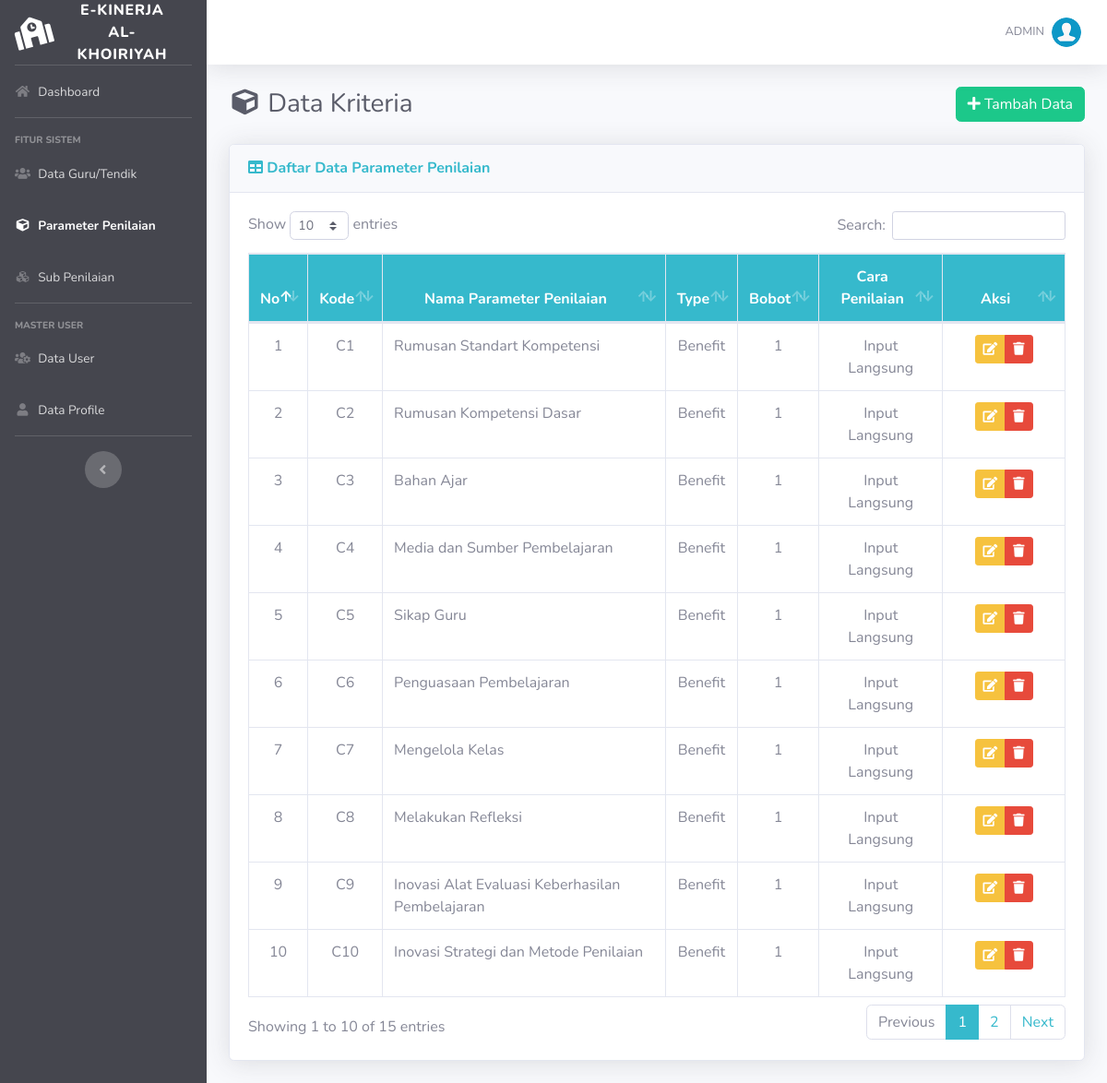
The app's page /list-kriteria.php (signed in) with its own data.
### tables this page shows
CREATE TABLE `kriteria` (
  `id_kriteria` int(11) NOT NULL,
  `kode_kriteria` varchar(10) NOT NULL,
  `nama` varchar(50) NOT NULL,
  `type` enum('Benefit','Cost') NOT NULL,
  `bobot` float NOT NULL,
  `ada_pilihan` tinyint(1) DEFAULT NULL,
  `id_variabel` int(11) NOT NULL
);

### list-kriteria.php (the view, shortened to what this page needs)
<?php
require_once('includes/init.php');
require_once('template/header.php');
?>
<div class="d-sm-flex align-items-center justify-content-between mb-4">
	<h1 class="h3 mb-0 text-gray-800"><i class="fas fa-fw fa-cube"></i> Data Kriteria</h1>
	<a href="tambah-kriteria.php" class="btn btn-success"> <i class="fa fa-plus"></i> Tambah Data </a>
</div>
<div class="card shadow mb-4">
	<div class="card-header py-3">
		<h6 class="m-0 font-weight-bold text-info"><i class="fa fa-table"></i> Daftar Data Parameter Penilaian</h6>
	</div>
	<div class="card-body">
		<div class="table-responsive">
			<table class="table table-bordered" id="dataTable" width="100%" cellspacing="0">
				<thead class="bg-info text-white">
					<tr align="center">
						<th>No</th>
						<th>Kode</th>
						<th>Nama Parameter Penilaian</th>
						<th>Type</th>
						<th>Bobot</th>
						<th>Cara Penilaian</th>
						<th width="15%">Aksi</th>
					</tr>
				</thead>
				<tbody>
					<?php
					$no = 1;
					$query = mysqli_query($koneksi, "SELECT *
						FROM kriteria
						ORDER BY CAST(SUBSTRING(kode_kriteria, 2) AS UNSIGNED), kode_kriteria ASC;
						");
					while ($data = mysqli_fetch_array($query)):
					?>
						<tr align="center">
							<td><?php echo $no; ?></td>
							<td><?php echo $data['kode_kriteria']; ?></td>
							<td align="left"><?php echo $data['nama']; ?></td>
							<td><?php echo $data['type']; ?></td>
							<td><?php echo $data['bobot']; ?></td>
							<td>
								<?php
								switch ($data['ada_pilihan']) {
									case 0:
										echo 'Input Langsung';
										break;
								}
								?>
							</td>
							<td>
								<div class="btn-group" role="group">
									<a data-toggle="tooltip" data-placement="bottom" title="Edit Data" href="edit-kriteria.php?id=<?php echo $data['id_kriteria']; ?>" class="btn btn-warning btn-sm"><i class="fa fa-edit"></i></a>
									<a data-toggle="tooltip" data-placement="bottom" title="Hapus Data" href="hapus-kriteria.php?id=<?php echo $data['id_kriteria']; ?>" onclick="return confirm ('Apakah anda yakin untuk meghapus data ini')" class="btn btn-danger btn-sm"><i class="fa fa-trash"></i></a>
								</div>
							</td>
						</tr>
					<?php
						$no++;
					endwhile; ?>
				</tbody>
			</table>
		</div>
	</div>
</div>
<?php
require_once('template/footer.php');
?>

### records on screen
kriteria: kode_kriteria "C1", nama "Rumusan Standart Kompetensi", type "Benefit", bobot "1", ada_pilihan "Input Langsung"
kriteria: kode_kriteria "C2", nama "Rumusan Kompetensi Dasar", type "Benefit", bobot "1", ada_pilihan "Input Langsung"
kriteria: kode_kriteria "C3", nama "Bahan Ajar", type "Benefit", bobot "1", ada_pilihan "Input Langsung"
kriteria: kode_kriteria "C4", nama "Media dan Sumber Pembelajaran", type "Benefit", bobot "1", ada_pilihan "Input Langsung"
kriteria: kode_kriteria "C5", nama "Sikap Guru", type "Benefit", bobot "1", ada_pilihan "Input Langsung"
kriteria: kode_kriteria "C6", nama "Penguasaan Pembelajaran", type "Benefit", bobot "1", ada_pilihan "Input Langsung"
kriteria: kode_kriteria "C7", nama "Mengelola Kelas", type "Benefit", bobot "1", ada_pilihan "Input Langsung"
kriteria: kode_kriteria "C8", nama "Melakukan Refleksi", type "Benefit", bobot "1", ada_pilihan "Input Langsung"
kriteria: kode_kriteria "C9", nama "Inovasi Alat Evaluasi Keberhasilan Pembelajaran", type "Benefit", bobot "1", ada_pilihan "Input Langsung"
kriteria: kode_kriteria "C10", nama "Inovasi Strategi dan Metode Penilaian", type "Benefit", bobot "1", ada_pilihan "Input Langsung"

### other values on screen
$_SESSION['username'] "ADMIN"
